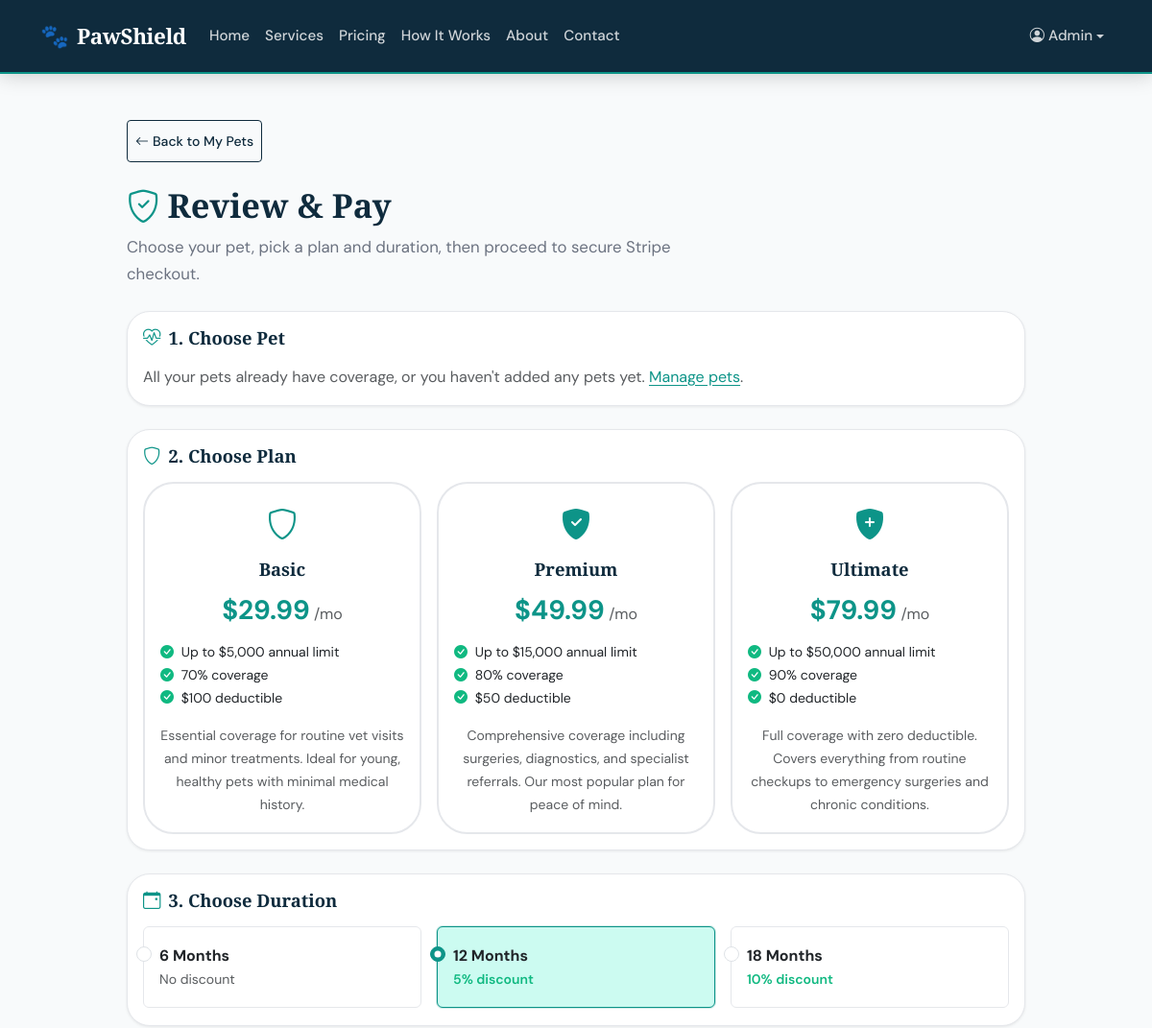
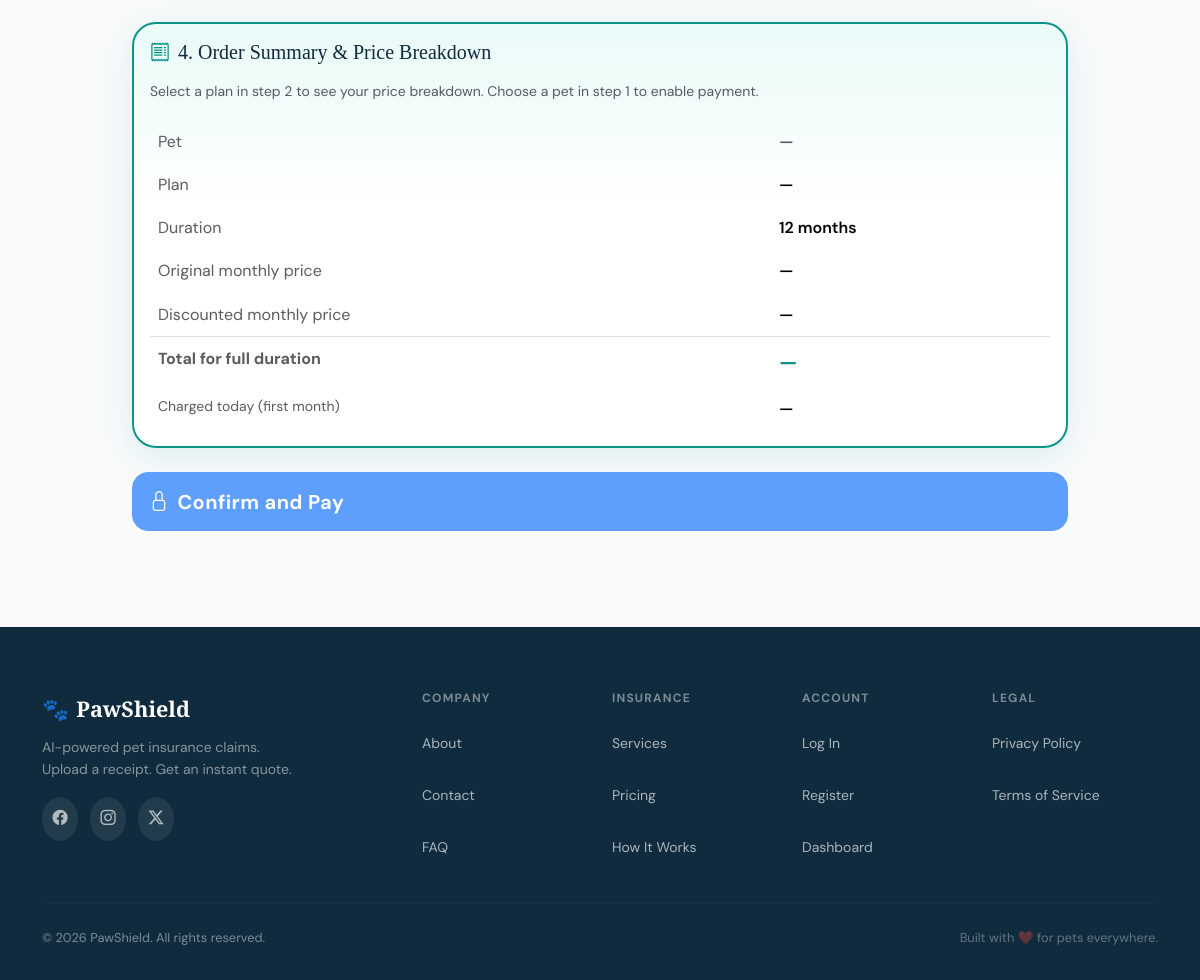
/dashboard/subscriptions/review-and-pay.php (signed in), run on the app's committed database (2 pictures, top to bottom).
### tables this page shows
CREATE TABLE IF NOT EXISTS insurance_plans (
    id              INT AUTO_INCREMENT PRIMARY KEY,
    name            VARCHAR(100) NOT NULL,
    description     TEXT DEFAULT NULL,
    monthly_premium DECIMAL(8,2) NOT NULL,
    annual_limit    DECIMAL(10,2) NOT NULL,
    deductible      DECIMAL(8,2) NOT NULL,
    coverage_pct    DECIMAL(5,2) NOT NULL,
    is_active       TINYINT(1) NOT NULL DEFAULT 1,
    created_at      DATETIME NOT NULL DEFAULT CURRENT_TIMESTAMP
);

### config/constants.php (called while the page is built, shortened)
<?php
function base_path() {
    return htmlspecialchars(BASE_PATH, ENT_QUOTES, 'UTF-8');
}

### includes/sanitize.php (called while the page is built, shortened)
<?php
function esc(?string $value): string
{
    return htmlspecialchars($value, ENT_QUOTES | ENT_SUBSTITUTE, 'UTF-8');
}
function inputInt(string $key, string $method = 'POST'): ?int
{
    $source = ($method === 'GET') ? $_GET : $_POST;
    if (!isset($source[$key])) {
        return null;
    }
    $filtered = filter_var($source[$key], FILTER_VALIDATE_INT);
    return ($filtered !== false) ? $filtered : null;
}

### dashboard/subscriptions/review-and-pay.php (the view, shortened to what this page needs)
<?php
require_once __DIR__ . '/../../config/constants.php';
require_once __DIR__ . '/../../config/database.php';
require_once __DIR__ . '/../../includes/sanitize.php';
$userId = (int) ($_SESSION['user_id'] ?? 0);
$selectedPlanId = inputInt('plan_id', 'GET');
$pets = [];
if ($db instanceof PDO) {
    $stmt = $db->prepare('
        SELECT DISTINCT p.* FROM pets p
        LEFT JOIN subscriptions s ON s.pet_id = p.id AND s.user_id = p.user_id AND s.status = ?
        WHERE p.user_id = ?
        AND (
            s.id IS NULL
            OR (s.end_date IS NOT NULL AND s.end_date <= DATE_ADD(CURDATE(), INTERVAL 30 DAY))
        )
        ORDER BY p.created_at DESC
    ');
    $stmt->execute(['active', $userId]);
    $pets = $stmt->fetchAll();
}
$plans = [];
if ($db instanceof PDO) {
    $stmt = $db->query('SELECT * FROM insurance_plans WHERE is_active = 1 ORDER BY monthly_premium ASC');
    $plans = $stmt->fetchAll();
}
$selectedPlan = $selectedPlanId ? findById($plans, $selectedPlanId) : null;
?>
<!DOCTYPE html>
<html lang="en">
<head>
    <link rel="stylesheet" href="https://cdn.jsdelivr.net/npm/bootstrap@5.3.3/dist/css/bootstrap.min.css">
    <link rel="stylesheet" href="https://cdn.jsdelivr.net/npm/bootstrap-icons@1.11.3/font/bootstrap-icons.min.css">
    <link rel="stylesheet" href="<?= base_path() ?>/assets/css/style.css">
    <link rel="stylesheet" href="<?= base_path() ?>/assets/css/accessibility.css">
</head>
<body>
<?php require_once __DIR__ . '/../../includes/navbar.php'; ?>
<main id="main-content" class="review-pay-page">
<div class="container py-5 review-pay-inner">
    <a href="<?= base_path() ?>/dashboard/my-pets.php" class="btn btn-outline-secondary btn-sm mb-4 review-pay-back">
        <i class="bi bi-arrow-left me-1" aria-hidden="true"></i> Back to My Pets
    </a>
    <h1 class="mb-2 review-pay-heading"><i class="bi bi-shield-check me-2" aria-hidden="true"></i>Review &amp; Pay</h1>
    <p class="review-pay-lead mb-4">
        Choose your pet, pick a plan and duration, then proceed to secure Stripe checkout.
    </p>
    <form id="review-pay-form" data-checkout-api="<?= esc(base_path() . '/api/create-checkout-session.php') ?>">
        <div class="card mb-4 review-pay-section">
            <div class="card-body">
                <h5 class="mb-3"><i class="bi bi-heart-pulse me-2" aria-hidden="true"></i>1. Choose Pet</h5>
                <?php if (empty($pets)): ?>
                    <p class="text-muted mb-0">
                        All your pets already have coverage, or you haven't added any pets yet.
                        <a href="<?= base_path() ?>/dashboard/my-pets.php">Manage pets</a>.
                    </p>
                <?php endif; ?>
            </div>
        </div>
        <div class="card mb-4 review-pay-section">
            <div class="card-body">
                <h5 class="mb-3"><i class="bi bi-shield me-2" aria-hidden="true"></i>2. Choose Plan</h5>
                <?php if (empty($plans)): ?>
                    <p class="text-muted mb-0">No active plans configured.</p>
                <?php else: ?>
                    <div class="row g-3">
                        <?php
                        $planIcons = ['bi-shield', 'bi-shield-fill-check', 'bi-shield-fill-plus'];
                        foreach ($plans as $i => $plan):
                            $isSelected = $selectedPlan && (int)$selectedPlan['id'] === (int)$plan['id'];
                        ?>
                        <div class="col-md-4">
                            <div class="card h-100 plan-select-card <?= $isSelected ? 'border-primary shadow' : '' ?>"
                                 role="button"
                                 tabindex="0"
                                 aria-pressed="<?= $isSelected ? 'true' : 'false' ?>"
                                 onclick="selectPlan(<?= (int)$plan['id'] ?>, this)"
                                 onkeydown="if(event.key==='Enter'||event.key===' '){event.preventDefault();selectPlan(<?= (int)$plan['id'] ?>, this);}">
                                <div class="card-body text-center">
                                    <i class="bi <?= $planIcons[$i] ?? 'bi-shield' ?> fs-2 text-primary mb-2 d-block" aria-hidden="true"></i>
                                    <h5 class="card-title"><?= esc($plan['name']) ?></h5>
                                    <div class="mb-2">
                                        <span class="fs-3 fw-bold">$<?= number_format((float)$plan['monthly_premium'], 2) ?></span>
                                        <span class="text-muted">/mo</span>
                                    </div>
                                    <ul class="list-unstyled small text-start">
                                        <li><i class="bi bi-check-circle-fill text-success me-1" aria-hidden="true"></i>
                                            Up to $<?= number_format((float)$plan['annual_limit']) ?> annual limit</li>
                                        <li><i class="bi bi-check-circle-fill text-success me-1" aria-hidden="true"></i>
                                            <?= number_format((float)$plan['coverage_pct']) ?>% coverage</li>
                                        <li><i class="bi bi-check-circle-fill text-success me-1" aria-hidden="true"></i>
                                            $<?= number_format((float)$plan['deductible']) ?> deductible</li>
                                    </ul>
                                    <p class="text-muted small mt-2 mb-0"><?= esc($plan['description']) ?></p>
                                </div>
                            </div>
                        </div>
                        <?php endforeach; ?>
                    </div>
                <?php endif; ?>
            </div>
        </div>
        <div class="card mb-4 review-pay-section">
            <div class="card-body">
                <h5 class="mb-3"><i class="bi bi-calendar-event me-2" aria-hidden="true"></i>3. Choose Duration</h5>
                <div class="row g-3 review-pay-duration">
                    <div class="col-md-4">
                        <div class="form-check border rounded p-3">
                            <input class="form-check-input" type="radio" name="duration" id="dur6" value="6">
                            <label class="form-check-label w-100" for="dur6">
                                <strong>6 Months</strong>
                                <span class="text-muted d-block small">No discount</span>
                            </label>
                        </div>
                    </div>
                    <div class="col-md-4">
                        <div class="form-check border rounded p-3">
                            <input class="form-check-input" type="radio" name="duration" id="dur12" value="12" checked>
                            <label class="form-check-label w-100" for="dur12">
                                <strong>12 Months</strong>
                                <span class="text-success d-block small fw-semibold">5% discount</span>
                            </label>
                        </div>
                    </div>
                    <div class="col-md-4">
                        <div class="form-check border rounded p-3">
                            <input class="form-check-input" type="radio" name="duration" id="dur18" value="18">
                            <label class="form-check-label w-100" for="dur18">
                                <strong>18 Months</strong>
                                <span class="text-success d-block small fw-semibold">10% discount</span>
                            </label>
                        </div>
                    </div>
                </div>
            </div>
        </div>
        <div class="card border-primary mb-4 review-pay-summary-wrap" id="summaryCard">
            <div class="card-body">
                <h5 class="mb-3"><i class="bi bi-receipt me-2" aria-hidden="true"></i>4. Order Summary &amp; Price Breakdown</h5>
                <p class="small text-muted mb-3" id="summaryHint">Select a plan above to see pricing. Choose a pet to enable payment.</p>
                <table class="table table-borderless mb-0">
                    <tr><td class="text-muted">Pet</td><td class="fw-semibold" id="summaryPet">—</td></tr>
                    <tr><td class="text-muted">Plan</td><td class="fw-semibold" id="summaryPlan">—</td></tr>
                    <tr><td class="text-muted">Duration</td><td class="fw-semibold" id="summaryDuration">12 months</td></tr>
                    <tr><td class="text-muted">Original monthly price</td><td class="fw-semibold" id="summaryOriginal">—</td></tr>
                    <tr><td class="text-muted">Discounted monthly price</td><td class="fw-semibold" id="summaryMonthly">—</td></tr>
                    <tr class="border-top">
                        <td class="text-muted fw-bold">Total for full duration</td>
                        <td class="fw-bold fs-5 text-primary" id="summaryTotal">—</td>
                    </tr>
                    <tr>
                        <td class="text-muted small">Charged today (first month)</td>
                        <td class="fw-semibold" id="summaryFirstMonth">—</td>
                    </tr>
                </table>
            </div>
        </div>
        <button type="submit" class="btn btn-primary btn-lg w-100" id="confirm-pay-btn" disabled>
            <i class="bi bi-lock me-2" aria-hidden="true"></i>Confirm and Pay
        </button>
    </form>
</div>
</main>
<?php require_once __DIR__ . '/../../includes/footer.php'; ?>

### assets/css/style.css (style rules this page uses)
:root { --ps-teal: #0D9488; --ps-teal-dark: #0A7A6F; --ps-teal-light: #CCFBF1; --ps-navy: #0F2B3D; --ps-navy-mid: #1A3A52; --ps-amber: #F59E0B; --ps-amber-light: #FEF3C7; --ps-rose: #F43F5E; --ps-white: #FFFFFF; --ps-off-white: #F8FAFB; --ps-gray-50: #F9FAFB; --ps-gray-100: #F3F4F6; --ps-gray-200: #E5E7EB; --ps-gray-400: #9CA3AF; --ps-gray-600: #4B5563; --ps-gray-800: #1F2937; --ps-text: #1F2937; --ps-text-muted: #6B7280; --font-display: 'Playfair Display', Georgia, serif; --font-body: 'DM Sans', 'Helvetica Neue', sans-serif; --section-gap: 5rem; --radius-sm: 0.5rem; --radius-md: 1rem; --radius-lg: 1.5rem; --radius-xl: 2rem; --shadow-sm: 0 1px 3px rgba(0,0,0,.08); --shadow-md: 0 4px 16px rgba(0,0,0,.10); --shadow-lg: 0 8px 32px rgba(0,0,0,.14); --shadow-card: 0 2px 12px rgba(13,148,136,.10); --transition: 0.25s cubic-bezier(0.4, 0, 0.2, 1); --bs-primary: #0D9488; --bs-primary-rgb: 13, 148, 136; --bs-link-color: var(--ps-teal); --bs-link-hover-color: var(--ps-teal-dark); }
*, *::before, *::after { box-sizing: border-box; }
html { scroll-behavior: smooth; }
body { font-family: var(--font-body); font-size: 1rem; line-height: 1.7; color: var(--ps-text); background: var(--ps-white); -webkit-font-smoothing: antialiased; }
h1, h2, h3, h4, h5, h6 { font-family: var(--font-display); line-height: 1.2; color: var(--ps-navy); }
a { color: var(--ps-teal); transition: color var(--transition); }
.review-pay-page { background: var(--ps-off-white); padding-bottom: 3rem; min-height: 55vh; }
.review-pay-page .review-pay-inner { max-width: 960px; margin: 0 auto; }
.review-pay-page .review-pay-back.btn-outline-secondary { border-color: var(--ps-gray-300); color: var(--ps-navy); font-weight: 500; }
.review-pay-page .review-pay-heading { font-family: var(--font-display); color: var(--ps-navy); font-size: clamp(1.65rem, 4vw, 2.15rem); font-weight: 800; line-height: 1.2; }
.review-pay-page .review-pay-heading .bi { color: var(--ps-teal); }
.review-pay-page .review-pay-lead { color: var(--ps-text-muted); font-size: 1.05rem; max-width: 40rem; }
.review-pay-page .review-pay-section.card { border: 1px solid var(--ps-gray-200); border-radius: var(--radius-lg); box-shadow: var(--shadow-sm); overflow: hidden; background: var(--ps-white); }
.review-pay-page .review-pay-section .card-body > h5 { font-family: var(--font-display); color: var(--ps-navy); font-weight: 700; font-size: 1.15rem; }
.review-pay-page .review-pay-section .card-body > h5 .bi { color: var(--ps-teal); }
.review-pay-page .plan-select-card { border: 2px solid var(--ps-gray-200) !important; border-radius: var(--radius-xl) !important; transition: transform var(--transition), box-shadow var(--transition), border-color var(--transition); background: var(--ps-white); cursor: pointer; }
.review-pay-page .plan-select-card .card-title { font-family: var(--font-display); color: var(--ps-navy); font-weight: 700; }
.review-pay-page .plan-select-card .fs-3 { color: var(--ps-teal); }
.review-pay-page .review-pay-duration .form-check { border-color: var(--ps-gray-200) !important; border-radius: var(--radius-md); transition: border-color 0.2s, box-shadow 0.2s, background 0.2s; cursor: pointer; background: var(--ps-white); }
.review-pay-page .review-pay-duration .form-check:has(.form-check-input:checked) { border-color: var(--ps-teal) !important; background: var(--ps-teal-light); box-shadow: 0 0 0 1px rgba(13, 148, 136, 0.2); }
.review-pay-page .review-pay-duration .form-check-input:checked { background-color: var(--ps-teal); border-color: var(--ps-teal); }
.review-pay-page #summaryCard.card, .review-pay-page #summaryCard.review-pay-summary-wrap { border-width: 2px; border-color: var(--ps-teal) !important; border-radius: var(--radius-lg); background: linear-gradient(180deg, rgba(204, 251, 241, 0.35) 0%, var(--ps-white) 45%); box-shadow: 0 8px 32px rgba(13, 148, 136, 0.12); }
.review-pay-page #summaryCard .table { --bs-table-bg: transparent; }
.review-pay-page #summaryCard .card-body > h5 .bi { color: var(--ps-teal); }
.review-pay-page #summaryCard .text-primary { color: var(--ps-teal) !important; }
.review-pay-page #confirm-pay-btn.btn-primary { border-radius: var(--radius-md); padding-top: 0.85rem; padding-bottom: 0.85rem; font-weight: 700; letter-spacing: 0.02em; }
.btn-primary { background-color: var(--ps-teal); border-color: var(--ps-teal); font-weight: 600; }
.text-success { color: #10B981 !important; }

### data on the page
insurance_plans: name "Basic", monthly_premium "29.99", annual_limit "5,000", coverage_pct "70", deductible "100", description "Essential coverage for routine vet visits and minor treatments. Ideal for young, healthy pets with minimal medical history."
insurance_plans: name "Premium", monthly_premium "49.99", annual_limit "15,000", coverage_pct "80", deductible "50", description "Comprehensive coverage including surgeries, diagnostics, and specialist referrals. Our most popular plan for peace of mind."
insurance_plans: name "Ultimate", monthly_premium "79.99", annual_limit "50,000", coverage_pct "90", deductible "0", description "Full coverage with zero deductible. Covers everything from routine checkups to emergency surgeries and chronic conditions."

### other printed values
$_SESSION['user_name'] "Admin"
